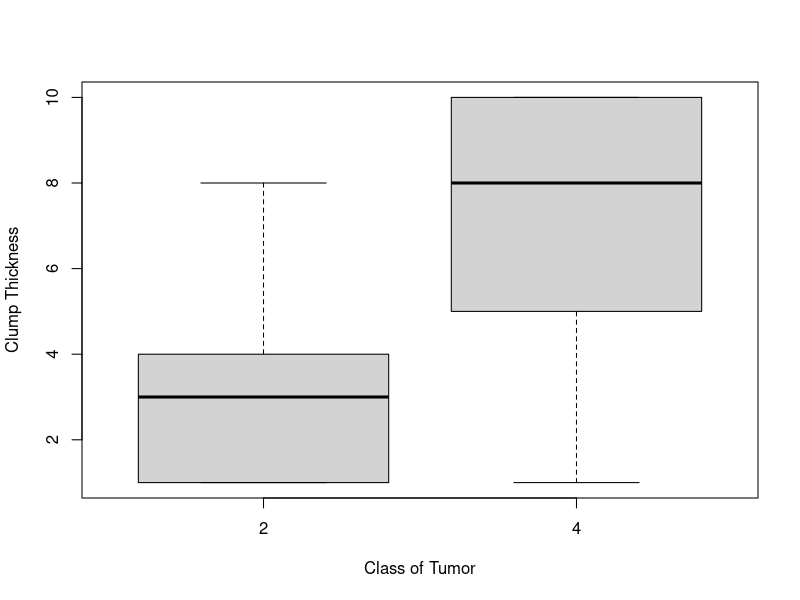
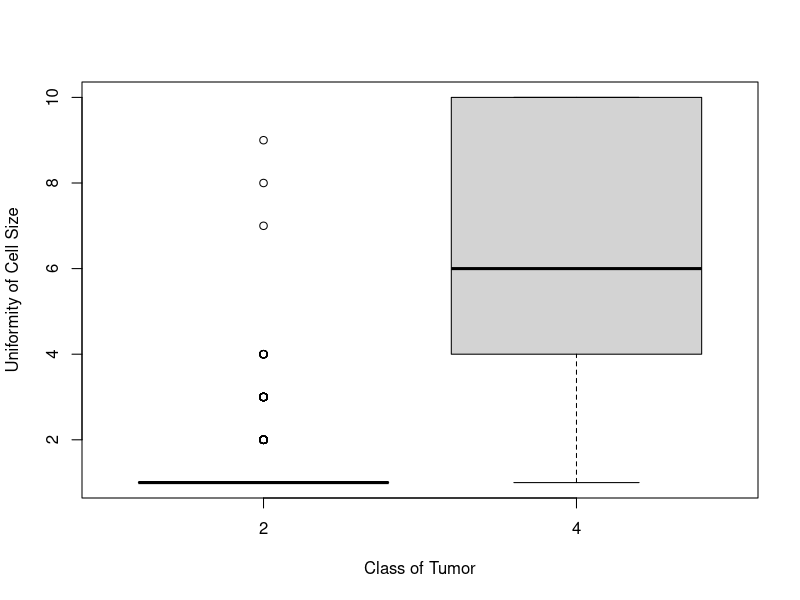
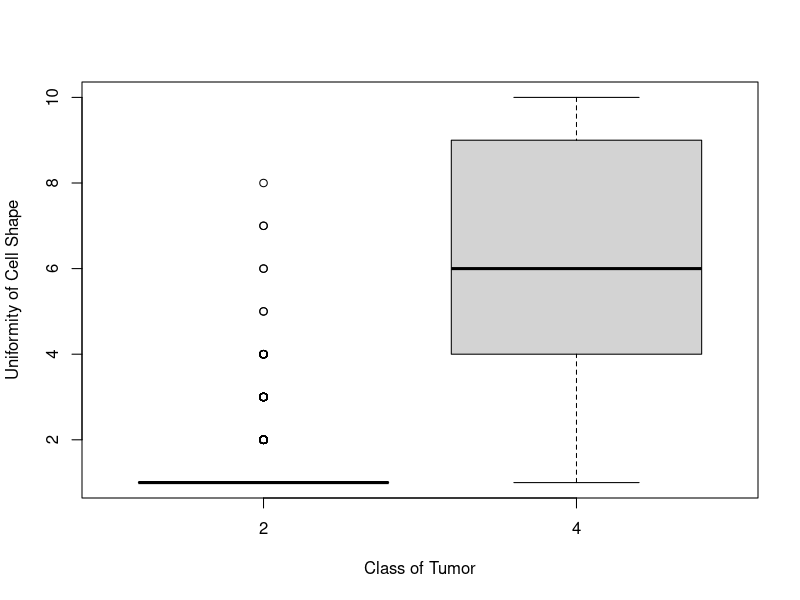
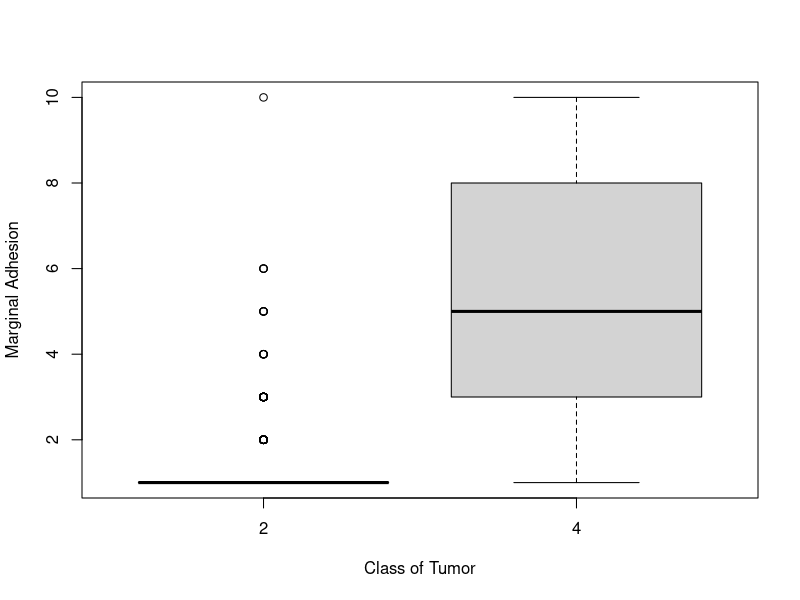
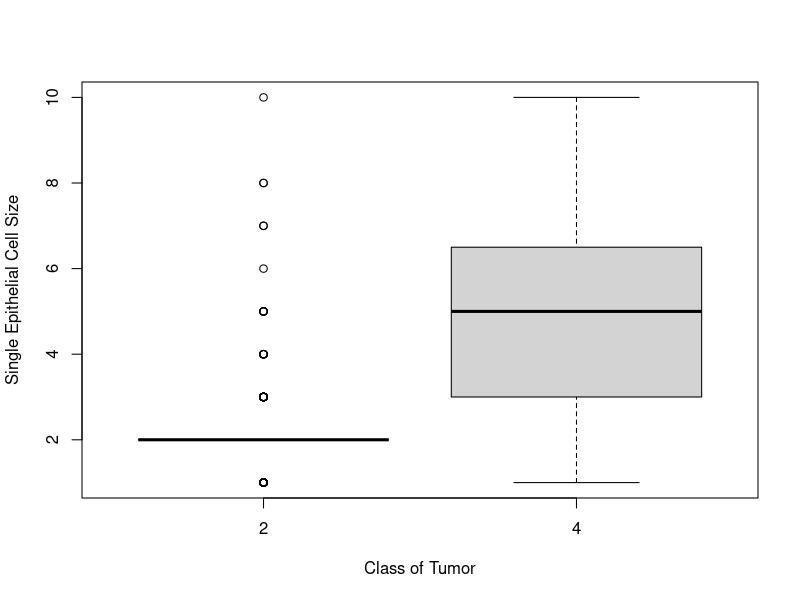
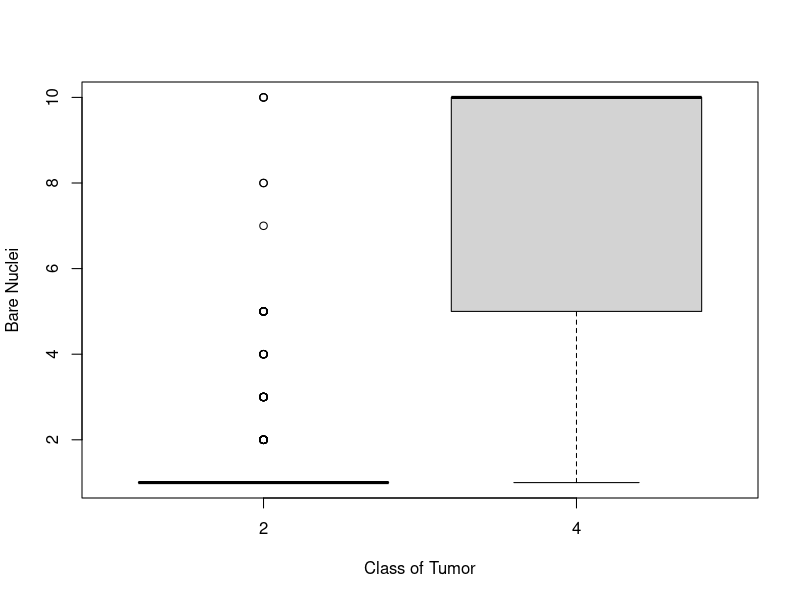
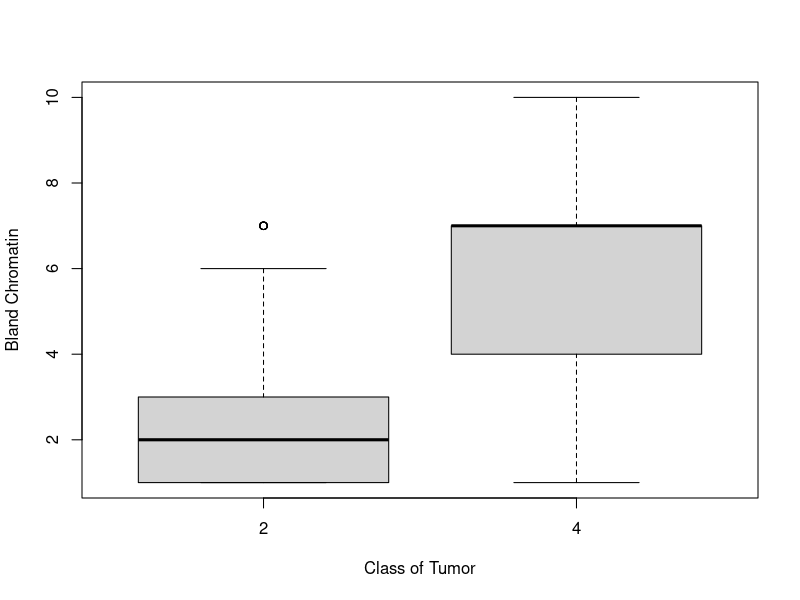
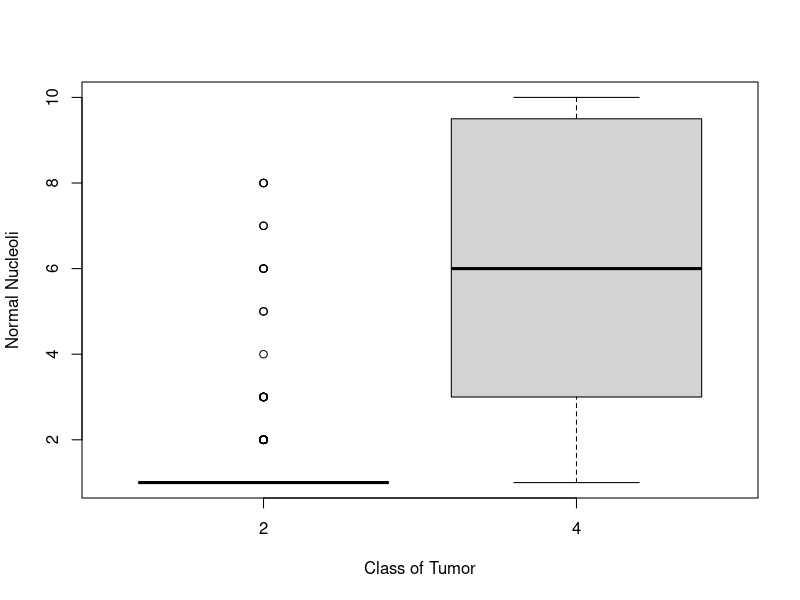

Recreate these plots in R, in order.
#Declare working directory
setwd("C:/Users/Cormac/Desktop/Statistical Analysis/7-Lab 7")

#Part 1
#Read in breast cancer dataset
data <- read.table('breast_cancer.dat', header = TRUE, sep = ",")
#Remove ID Number from data
data <- data[,-1]

#Remove any rows with missing data
#Find rows where '?' appears
ind <- which(data == '?', arr.ind = TRUE)[,1]
#Remove these rows
dataCleaned <- data[-ind,]
#Ensure all values are numeric
str(dataCleaned)
#Convert "bare_nuclei" column to "numeric"
dataCleaned$bare_nuclei <- as.numeric(dataCleaned$bare_nuclei)

#Visualisation of class relative to measurements
#Clump Thickness scores appear larger for malignant tumors than benign tumors, making it likely to be a significant
#measurement in determining if a tumor is malignant or benign.
boxplot(clump_thick~class_tumor,dataCleaned, xlab = "Class of Tumor", ylab = "Clump Thickness")

#Uniformity of Cell Size scores appear larger for malignant tumors than benign tumors, making it likely to be a significant
#measurement in determining if a tumor is malignant or benign.
boxplot(unif_cell_size~class_tumor,dataCleaned, xlab = "Class of Tumor", ylab = "Uniformity of Cell Size")

#Uniformity of Cell Shape scores appear larger for malignant tumors than benign tumors, making it likely to be a 
#significant measurement in determining if a tumor is malignant or benign.
boxplot(unif_cell_shape~class_tumor,dataCleaned, xlab = "Class of Tumor", ylab = "Uniformity of Cell Shape")

#Marginal Adhesion scores appear larger for malignant tumors than benign tumors, making it likely to be a significant
#measurement in determining if a tumor is malignant or benign.
boxplot(marg_adhesion~class_tumor,dataCleaned, xlab = "Class of Tumor", ylab = "Marginal Adhesion")

#Single Epithelial Cell Size scores appear to be only somewhat larger for malignant tumors than benign tumors. This
#makes it less likely to be a significant factor in determining whether a tumor is malignant or benign
boxplot(epithelial_size~class_tumor,dataCleaned, xlab = "Class of Tumor", ylab = "Single Epithelial Cell Size")

#Bare Nuclei scores appear only somewhat larger for malignant tumors than benign tumors. This makes it less likely to 
#be a significant factor in determining whether a tumor is malignant or benign
boxplot(bare_nuclei~class_tumor,dataCleaned, xlab = "Class of Tumor", ylab = "Bare Nuclei")

#Bland Chromatin scores appear larger for malignant tumors than benign tumors, making it likely to be a 
#significant measurement in determining if a tumor is malignant or benign.
boxplot(bland_chromatin~class_tumor,dataCleaned, xlab = "Class of Tumor", ylab = "Bland Chromatin")

#Normal Nucleoli scores appear larger for malignant tumors than benign tumors, making it likely to be a 
#significant measurement in determining if a tumor is malignant or benign.
boxplot(normal_nucleoli~class_tumor,dataCleaned, xlab = "Class of Tumor", ylab = "Normal Nucleoli")

#For Mitosis, the median scores to not appear to differ much if at all. This makes it less likely to be a significant
#measurement in determining whether a tumor is malignant or benign.
boxplot(mitoses~class_tumor,dataCleaned, xlab = "Class of Tumor", ylab = "Mitosis")

#Convert "class_tumor" to 0 and 1 for use with "glm" (since it doesn't run with '2' and '4')
dataCleaned$class_tumor <- dataCleaned$class_tumor/2 - 1

#Generalised Linear Model: Logistic Regresion Model to Predict Benign or Malignant
eq <- class_tumor~clump_thick+unif_cell_size+unif_cell_shape+marg_adhesion+epithelial_size+bare_nuclei+bland_chromatin+normal_nucleoli
model <- glm(eq, data = dataCleaned, family = binomial(logit))
summary(model)
#Significant variables (Based on 5% level of significance)
#Intercept: -10.6696 -> With no other information, a given tumor is more likely to be benign
#Clump Thickness: 0.6559 -> Tumors with larger scores on clump thickness are more likely to be malignant
#Uniformity of Cell Shape: 0.4696 -> Tumors with larger scores on uniformity of cell shape are more likely to be malignant
#Marginal Adhesion: 0.3879 -> Tumors with larger scores on marginal adhesion are more likely to be malignant
#Bland Chromatin: 0.6168 -> Tumors with larger scores on bland chromation are more likely to be malignant

#Rebuild model with variables that aren't significant in the model removed
eqtwo <- class_tumor~clump_thick+unif_cell_shape+marg_adhesion+bland_chromatin
modeltwo <- glm(eqtwo, data = dataCleaned, family = binomial(logit))
summary(modeltwo)
#Model two gave approximately the same intercept value (-10.0873 here) and all four variables were found to be 
#significant, with roughly similar coefficients estimated again. It should be noted that Pr(>|z|) (or likelihood of true
#coefficient for this variable being 0 given the data results) was much smaller for the variables measured in this model.
#For the intercept, Pr(>|z|) was the same for both models

#The significance observed by the generalised linear model generally matches the box plots which had larger differences
#in their  medians, with only "Uniformity of Cell Size" and "Normal Nucleoli" having larger differences in their values
#shown by the box plots. 

